Frame 1 (no input): blank canvas, image omitted
Frame 60 (the mouse pressed at the canvas centre just before this capture): blank canvas, image omitted
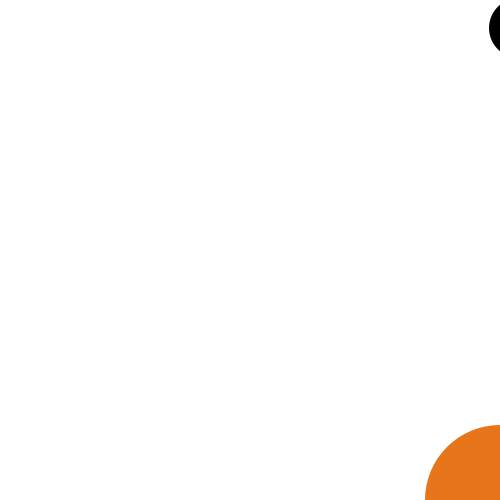
Frame 120 (the mouse held since frame 60 and released just before this capture)

The Processing sketch whose frames 1 and 60 were blank and that drew this single picture after the mouse press (run headless with seeded random() and noise(); from frame 60 on, the mouse is pressed at the canvas centre):

// Processing sketch: processing_119320
// ── processing_119320.pde

void setup()
{
size(500, 500);
background(255);
}

void draw()
{
  fill(#e7761b);
  if(mouseY>0) { 
  if(mouseY<500) {
      background (255);
      noStroke();
      
translate(250, 250);      
ellipse(mouseX,mouseY,150,150);
fill(0);
rotate(radians(-30));
ellipse(mouseX+75,mouseY-34,60,60);
rotate(radians(-60));
ellipse(mouseX-28,mouseY+19,60,60);
rotate(radians(30));
ellipse(mouseX+53,mouseY-54,60,60);
rotate(radians(43));
ellipse(mouseX-16,mouseY+57,60,60);
rotate(radians(90));
ellipse(mouseX+86,mouseY-43,60,60);
  }
  }
}
